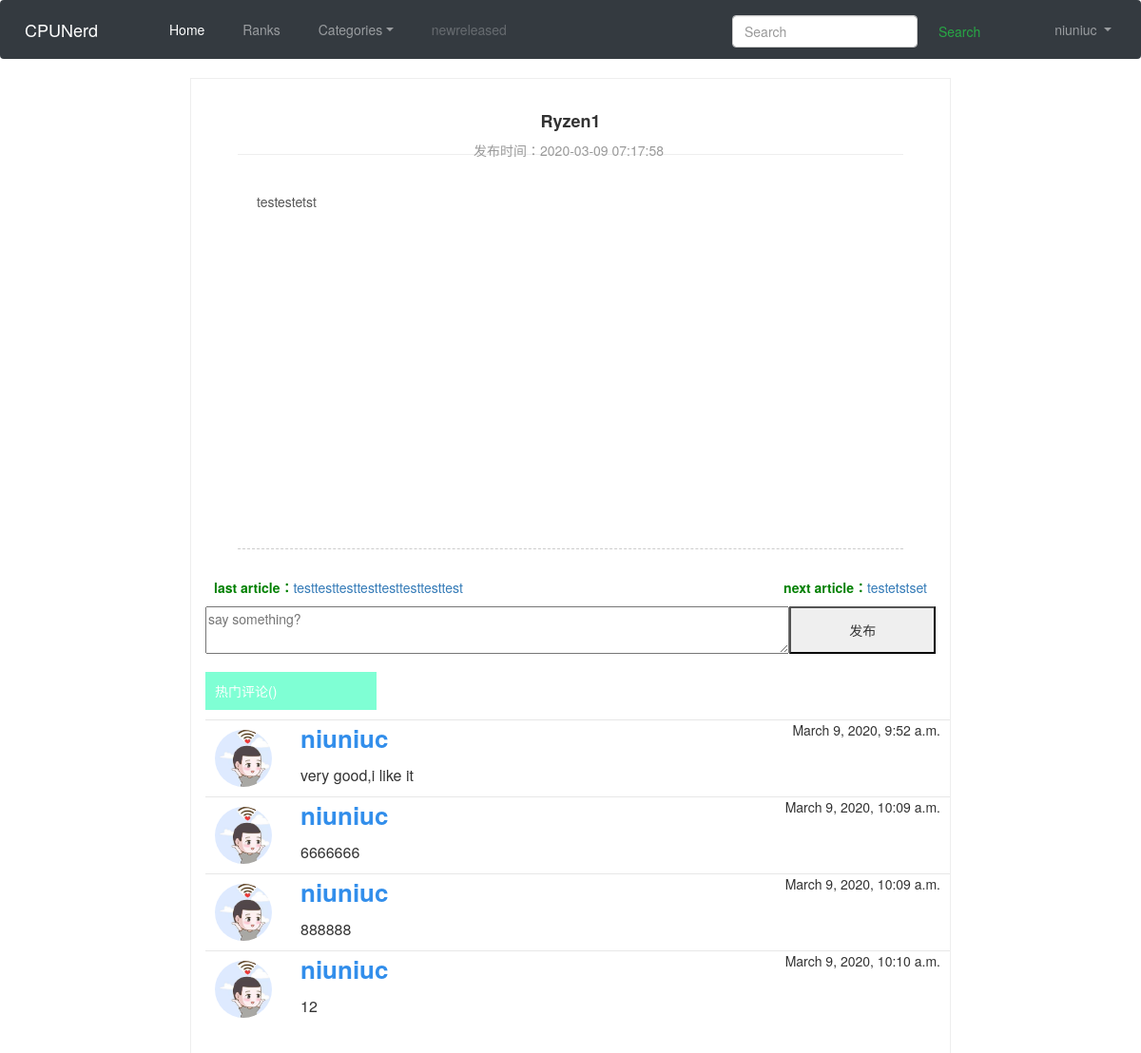
Page /cpunerd/cpu-detail/2 (signed in) on the committed database.
### user_profile/models.py (models this page shows)
class UserProfile(AbstractUser):
    sex = models.IntegerField(verbose_name="性别", choices=((0, '男'), (1, '女')), default=0)
    phone = models.CharField(verbose_name="手机号", null=True, max_length=11)
    address = models.CharField(verbose_name="手机号", null=True, max_length=255)
    interest = models.CharField(max_length=255, null=True)
    image = models.ImageField(max_length=1000, upload_to='avatar', verbose_name=u'头像', blank=True,
                              default='avatar/default.jpg')

### CPUNerd/models.py (models this page shows)
class CpuModel(models.Model):
    description = models.CharField(max_length=255)
    content = models.TextField()
    image = models.ImageField(max_length=1000, upload_to='avatar', null=True, blank=True)
    mark = models.IntegerField()
    category = models.IntegerField(choices=((0, 'AMD'), (1, 'Intel')))
    price = models.IntegerField()
    purpose = models.IntegerField(choices=((0, 'Entertainment'), (1, 'office'), (2, 'Gaming and professional production')))
    core = models.IntegerField(choices=((0, 'four core'), (1, 'six core'), (2, 'eight core'), (4, 'ten core')))
    frequency = models.FloatField()
    label = models.CharField(max_length=100, default='i3')
    update_time = models.DateTimeField(auto_now=True)

class CommentModel(models.Model):
    cpu = models.ForeignKey(CpuModel, verbose_name='cpu', on_delete=models.CASCADE, related_name='comment_list')
    user = models.ForeignKey(UserProfile, verbose_name='user', on_delete=models.CASCADE)
    content = models.CharField(verbose_name="内容", max_length=512)
    create_time = models.DateTimeField(auto_now_add=True)

### CPUNerd/views.py (the view, shortened to what this page needs)
# urls.py: path('cpu-detail/<int:id>', CpuDetailView.as_view(), name='cpu_detail'),
class CpuDetailView(LoginRequiredMixin, View):
    def get(self, request, *args, **kwargs):
        obj = CpuModel.objects.get(id=int(kwargs['id']))
        last_obj = next_obj = None
        tem = CpuModel.objects.filter(id__lt=obj.id).values_list('id', 'content').order_by(
            "-id")
        if tem:
            last_obj = tem[0]
        tem = CpuModel.objects.filter(id__gt=obj.id).values_list('id', 'content').order_by(
            "id")
        if tem:
            next_obj = tem[0]
        return render(request, 'CPUNerd/cpu_detail.html', {'obj': obj, 'last_obj': last_obj, 'next_obj': next_obj})

### user_profile/templatetags/extratags.py (called while the page is built)
@register.filter('strftime')
def strftime(date):
    return date.strftime("%Y-%m-%d %H:%M:%S")

### templates/CPUNerd/cpu_detail.html (shortened to what this page needs)
{% extends 'base.html'%}
{% load staticfiles %}
{% load extratags %}
{% block csstyle %}
<link href="{% static 'css/cpu_detail.css' %}" rel="stylesheet">
{%  endblock %}
{%block content%}
    <div class="center-content">
        <div class="artical_content">
            <div class="content_head">
                <h3 class="article_title">{{obj.description}}</h3>
                <p class="time">发布时间：{{obj.update_time | strftime}}&nbsp;</p>
            </div>
            <article>
                {{obj.content | safe}}
            </article>
            <div class="paging">
                <div class="paging_left"><span>last article：</span>{% if last_obj %}<a href="{% url 'CPUNerd:cpu_detail' last_obj.0 %}">{{last_obj.1|truncatewords:"15"}}</a>{% endif %}</div>
                <div class="paging_right"><span>next article：</span>{% if next_obj %}<a href="{% url 'CPUNerd:cpu_detail' next_obj.0 %}">{{ next_obj.1|truncatewords:"15"}}</a>{% endif %}</div>
            </div>
            <div class="send-comment">
                <form method="post" enctype="multipart/form-data" action="{% url 'CPUNerd:comment' %}?id={{ obj.id }}">
                    <textarea type="text" name="remark" placeholder="say something?"></textarea>
                    <button type="submit">发布</button>
                </form>
            </div>
            <div class="comment">
                <p>热门评论({{obj.comment_list.length}})</p>
                {% for item in obj.comment_list.all %}
                <div class="comment-item">
                    <image src="{{item.user.image.url}}"></image>
                    <div class="comment-content">
                        <div>
                            <p class="comment-author">{{item.user.username}}</p>
                            <p class="comment-publish-time">{{item.create_time}}</p>
                        </div>
                        <p>{{item.content}}</p>
                    </div>
                </div>
                {% endfor %}
            </div>
        </div>
    </div>
{%endblock%}

### templates/base.html (shortened to what this page needs)
<!DOCTYPE html>
{% load staticfiles %}
<html lang="en">
<head>
    <link rel="stylesheet" href="https://cdn.jsdelivr.net/npm/bootstrap@4.4.1/dist/css/bootstrap.min.css">
    <link href="https://cdn.staticfile.org/twitter-bootstrap/3.3.7/css/bootstrap.min.css" rel="stylesheet">
    <link href="{% static 'css/base.css' %}" rel="stylesheet">
    {% block csstyle %}
    {%  endblock %}
</head>
<body>
    <nav class="navbar navbar-expand-lg navbar-dark bg-dark">
        <a class="navbar-brand" href="#">CPUNerd</a>
        <div class="collapse navbar-collapse" id="navbarSupportedContent">
            <ul class="navbar-nav mr-auto">
                <li class="nav-item active">
                    <a class="nav-link" href="{% url 'index' %}">Home <span class="sr-only">(current)</span></a>
                </li>
                <li class="nav-item">
                    <a class="nav-link" href="#">Ranks</a>
                </li>
                <li class="nav-item dropdown">
                    <a class="nav-link dropdown-toggle" href="#" id="navbarDropdown" role="button" data-toggle="dropdown" aria-haspopup="true" aria-expanded="false">Categories</a>
                </li>
                <li class="nav-item">
                    <a class="nav-link disabled" href="#" tabindex="-1" aria-disabled="true">newreleased</a>
                </li>
            </ul>
            <ul class="navbar-nav mr-auto">
              {% if request.user.is_authenticated %}
                  <li class="nav-item dropdown">
                    <a class="nav-link dropdown-toggle" href="#" id="user-profile" role="button" data-toggle="dropdown" aria-haspopup="true" aria-expanded="false">
                      {{ request.user }}
                    </a>
                  </li>
              {% else %}
              <li class="nav-item"><a class="nav-link" href="{% url 'user_profile:register' %}">sign up</a></li>
              <li class="nav-item"><a class="nav-link" href="{% url 'user_profile:login' %}">login</a></li>
              {% endif %}
            </ul>
            <form class="form-inline my-2 my-lg-0">
              <input class="form-control mr-sm-2" type="search" placeholder="Search" aria-label="Search">
              <button class="btn btn-outline-success my-2 my-sm-0" type="submit">Search</button>
            </form>
        </div>
    </nav>
    {% block content %}
    {% endblock %}
</body>
</html>

### static/css/base.css (style rules this page uses)
li.nav-item { margin-left: 30px; }
div#navbarSupportedContent > ul:nth-child(2) { float: right; }
div#navbarSupportedContent > form { display: inline; float: right; margin-right: 30px; margin-top: 10px !important; }
div.center-content { width: 80%; margin: auto; }

### static/css/cpu_detail.css (style rules this page uses)
article { width: 700px; text-indent: 20px; color: #555; font-size: 14px; margin: 15px auto; line-height: 28px; border-bottom: 1px dashed #ccc; padding: 20px 0; min-height: 400px; }
.artical_content { width: 800px;height:auto;overflow: auto;background: #fff; border: 1px solid #EEE;margin: 20px auto;padding-bottom: 30px; }
.content_head { width: 700px;height: 80px;border-bottom: 1px solid #eee;text-align: center;margin:0 auto;padding: 15px 0; }
.time { color: #999;margin: 10px; }
.article_title { font-size: 18px;color: #333;font-weight: 800; }
.paging { width: 750px; padding: 15px 0;margin: 0 auto;clear: both; }
.paging_left { float: left; color: #555; }
.paging_right { float: right;color: #555; }
.paging span { color: green;font-weight: bold; }
div.send-comment { padding: 15px; }
div.send-comment > form { position: relative; }
div.send-comment > form > textarea { margin: 0px; width: 80%; height: 50px; }
div.send-comment > form > button { position: absolute; height: 50px; width: 20%; }
div.comment { display: flex; flex-direction: column; width:100%; padding-left: 15px; }
div.comment > p { background-color:aquamarine; color: white; padding: 10px; display: inline-block; width: 180px; }
div.comment-item { display: flex; flex-direction: row; justify-content:space-around; align-items:center; border-top:1px solid rgba(225, 225, 225, 0.8); }
div.comment-item > img { width: 60px; height: 60px; border-radius:30px; }
div.comment-content { display: flex; flex-direction: column; padding-left: 10px; width: calc(100% - 100px); }
div.comment-content > div { display: flex; flex-direction: row; justify-content:space-between; }
p.comment-author { color: #328EEB; font-size: 26px; font-weight: bold; }
p.comment-publish-time { font-size: 14px; }
div.comment-content > p { font-size: 16px; }

### rows in the picture
UserProfile: user "niuniuc"
CpuModel: description "Ryzen1", update_time|strftime "2020-03-09 07:17:58", content "testestetst"
CpuModel: content "testtesttesttesttesttesttesttest"
CpuModel: content "testetstset"
CommentModel: user.image (placeholder picture), user.username "niuniuc", create_time "March 9, 2020, 9:52 a.m.", content "very good,i like it"
CommentModel: user.image (placeholder picture), user.username "niuniuc", create_time "March 9, 2020, 10:09 a.m.", content "6666666"
CommentModel: user.image (placeholder picture), user.username "niuniuc", create_time "March 9, 2020, 10:09 a.m.", content "888888"
CommentModel: user.image (placeholder picture), user.username "niuniuc", create_time "March 9, 2020, 10:10 a.m.", content "12"
